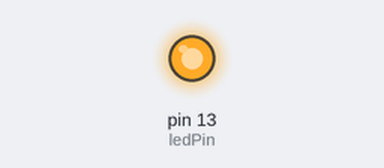
The sketch below on a simulated Arduino Uno, built with avr-gcc and run on an emulated ATmega328P. Parts: output pins drawn as LEDs (lit = HIGH).

Above: at 0.75 s.
At 69.3 s:
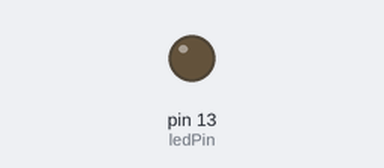
Timing chart, 0 to 81.5 s (numbered marks = the images above):
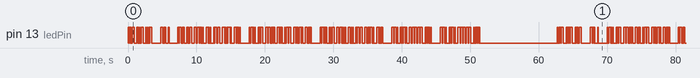

The sketch:

Baliza_v0.2.ino
```cpp
// Realizado por LU9CBL - Mat - 21/02/2017
// MENSAJE PARA BALIZA LU7DW:
// VVV de LU7DW/B LU7DW/B LU7DW/B GF05 GF05
// Cada 10 segundos

int ledPin = 13; // LED en el pin digital 13
int cte;
int cteTiempo;
int cteTiempoLargo;
int cteTiempoEspaciado;

void setup() {

  // Configura el pin 13 como salida
  pinMode(ledPin, OUTPUT);

}

void loop() {

  // Declaro la constante de tiempo
  cte = 100;

  // Llamo a la función de la licencia de la baliza
  vvvde(cte);
  lu7dw(cte);
  lu7dw(cte);
  lu7dw(cte);
  gf05(cte);
  gf05(cte);

  //ESPERA ENTRE MENSAJES (10 Segundos == 10000)
  delay(10000);

}

void vvvde(int cteTiempo){

  cteTiempoLargo = 3 * cteTiempo;
  cteTiempoEspaciado = 9 * cteTiempo;

  //V
  digitalWrite(ledPin, HIGH);   // activa el LED
  delay(cteTiempo);             // espera el tiempo de constante
  digitalWrite(ledPin, LOW);    // desactiva el LED
  delay(cteTiempo);             // espera el tiempo de constante

  digitalWrite(ledPin, HIGH);   // activa el LED
  delay(cteTiempo);             // espera el tiempo de constante
  digitalWrite(ledPin, LOW);    // desactiva el LED
  delay(cteTiempo);             // espera el tiempo de constante

  digitalWrite(ledPin, HIGH);   // activa el LED
  delay(cteTiempo);             // espera el tiempo de constante
  digitalWrite(ledPin, LOW);    // desactiva el LED
  delay(cteTiempo);             // espera el tiempo de constante

  digitalWrite(ledPin, HIGH);
  delay(cteTiempoLargo);
  digitalWrite(ledPin, LOW);
  delay(cteTiempo);

  delay(cteTiempoLargo);

  //V
  digitalWrite(ledPin, HIGH);   // activa el LED
  delay(cteTiempo);             // espera el tiempo de constante
  digitalWrite(ledPin, LOW);    // desactiva el LED
  delay(cteTiempo);             // espera el tiempo de constante

  digitalWrite(ledPin, HIGH);   // activa el LED
  delay(cteTiempo);             // espera el tiempo de constante
  digitalWrite(ledPin, LOW);    // desactiva el LED
  delay(cteTiempo);             // espera el tiempo de constante

  digitalWrite(ledPin, HIGH);   // activa el LED
  delay(cteTiempo);             // espera el tiempo de constante
  digitalWrite(ledPin, LOW);    // desactiva el LED
  delay(cteTiempo);             // espera el tiempo de constante

  digitalWrite(ledPin, HIGH);
  delay(cteTiempoLargo);
  digitalWrite(ledPin, LOW);
  delay(cteTiempo);

  delay(cteTiempoLargo);

  //V
  digitalWrite(ledPin, HIGH);   // activa el LED
  delay(cteTiempo);             // espera el tiempo de constante
  digitalWrite(ledPin, LOW);    // desactiva el LED
  delay(cteTiempo);             // espera el tiempo de constante

  digitalWrite(ledPin, HIGH);   // activa el LED
  delay(cteTiempo);             // espera el tiempo de constante
  digitalWrite(ledPin, LOW);    // desactiva el LED
  delay(cteTiempo);             // espera el tiempo de constante

  digitalWrite(ledPin, HIGH);   // activa el LED
  delay(cteTiempo);             // espera el tiempo de constante
  digitalWrite(ledPin, LOW);    // desactiva el LED
  delay(cteTiempo);             // espera el tiempo de constante

  digitalWrite(ledPin, HIGH);
  delay(cteTiempoLargo);
  digitalWrite(ledPin, LOW);
  delay(cteTiempo);

  delay(cteTiempoLargo);
  delay(cteTiempoEspaciado);

  //D

  digitalWrite(ledPin, HIGH);
  delay(cteTiempoLargo);
  digitalWrite(ledPin, LOW);
  delay(cteTiempo);

  digitalWrite(ledPin, HIGH);
  delay(cteTiempo);
  digitalWrite(ledPin, LOW);
  delay(cteTiempo);

  digitalWrite(ledPin, HIGH);
  delay(cteTiempo);
  digitalWrite(ledPin, LOW);
  delay(cteTiempo);

  delay(cteTiempoLargo);

  //E

  digitalWrite(ledPin, HIGH);
  delay(cteTiempo);
  digitalWrite(ledPin, LOW);
  delay(cteTiempo);

  delay(cteTiempoLargo);
  delay(cteTiempoEspaciado);

}

void lu7dw(int cteTiempo){

  cteTiempoLargo = 3 * cteTiempo;
  cteTiempoEspaciado = 9 * cteTiempo;

  //L
  digitalWrite(ledPin, HIGH);
  delay(cteTiempo);
  digitalWrite(ledPin, LOW);
  delay(cteTiempo);

  digitalWrite(ledPin, HIGH);
  delay(cteTiempoLargo);
  digitalWrite(ledPin, LOW);
  delay(cteTiempo);

  digitalWrite(ledPin, HIGH);
  delay(cteTiempo);
  digitalWrite(ledPin, LOW);
  delay(cteTiempo);

  digitalWrite(ledPin, HIGH);
  delay(cteTiempo);
  digitalWrite(ledPin, LOW);
  delay(cteTiempo);

  delay(cteTiempoLargo);

  //U
  digitalWrite(ledPin, HIGH);
  delay(cteTiempo);
  digitalWrite(ledPin, LOW);
  delay(cteTiempo);

  digitalWrite(ledPin, HIGH);
  delay(cteTiempo);
  digitalWrite(ledPin, LOW);
  delay(cteTiempo);

  digitalWrite(ledPin, HIGH);
  delay(cteTiempoLargo);
  digitalWrite(ledPin, LOW);
  delay(cteTiempo);

  delay(cteTiempoLargo);

  //7

  digitalWrite(ledPin, HIGH);
  delay(cteTiempoLargo);
  digitalWrite(ledPin, LOW);
  delay(cteTiempo);

  digitalWrite(ledPin, HIGH);
  delay(cteTiempoLargo);
  digitalWrite(ledPin, LOW);
  delay(cteTiempo);

  digitalWrite(ledPin, HIGH);
  delay(cteTiempo);
  digitalWrite(ledPin, LOW);
  delay(cteTiempo);

  digitalWrite(ledPin, HIGH);
  delay(cteTiempo);
  digitalWrite(ledPin, LOW);
  delay(cteTiempo);

  digitalWrite(ledPin, HIGH);
  delay(cteTiempo);
  digitalWrite(ledPin, LOW);
  delay(cteTiempo);

  delay(cteTiempoLargo);

  //D

  digitalWrite(ledPin, HIGH);
  delay(cteTiempoLargo);
  digitalWrite(ledPin, LOW);
  delay(cteTiempo);

  digitalWrite(ledPin, HIGH);
  delay(cteTiempo);
  digitalWrite(ledPin, LOW);
  delay(cteTiempo);

  digitalWrite(ledPin, HIGH);
  delay(cteTiempo);
  digitalWrite(ledPin, LOW);
  delay(cteTiempo);

  delay(cteTiempoLargo);

  //W

  digitalWrite(ledPin, HIGH);
  delay(cteTiempo);
  digitalWrite(ledPin, LOW);
  delay(cteTiempo);

  digitalWrite(ledPin, HIGH);
  delay(cteTiempoLargo);
  digitalWrite(ledPin, LOW);
  delay(cteTiempo);

  digitalWrite(ledPin, HIGH);
  delay(cteTiempoLargo);
  digitalWrite(ledPin, LOW);
  delay(cteTiempo);

  delay(cteTiempoLargo);

// "/"

  digitalWrite(ledPin, HIGH);
  delay(cteTiempoLargo);
  digitalWrite(ledPin, LOW);
  delay(cteTiempo);

  digitalWrite(ledPin, HIGH);
  delay(cteTiempo);
  digitalWrite(ledPin, LOW);
  delay(cteTiempo);

  digitalWrite(ledPin, HIGH);
  delay(cteTiempo);
  digitalWrite(ledPin, LOW);
  delay(cteTiempo);

  digitalWrite(ledPin, HIGH);
  delay(cteTiempoLargo);
  digitalWrite(ledPin, LOW);
  delay(cteTiempo);

  digitalWrite(ledPin, HIGH);
  delay(cteTiempo);
  digitalWrite(ledPin, LOW);
  delay(cteTiempo);

  delay(cteTiempoLargo);

  //B

  digitalWrite(ledPin, HIGH);
  delay(cteTiempoLargo);
  digitalWrite(ledPin, LOW);
  delay(cteTiempo);

  digitalWrite(ledPin, HIGH);
  delay(cteTiempo);
  digitalWrite(ledPin, LOW);
  delay(cteTiempo);

  digitalWrite(ledPin, HIGH);
  delay(cteTiempo);
  digitalWrite(ledPin, LOW);
  delay(cteTiempo);

  digitalWrite(ledPin, HIGH);
  delay(cteTiempo);
  digitalWrite(ledPin, LOW);
  delay(cteTiempo);

  delay(cteTiempoLargo);
  delay(cteTiempoEspaciado);

}

void gf05(int cteTiempo){

  cteTiempoLargo = 3 * cteTiempo;
  cteTiempoEspaciado = 9 * cteTiempo;

  //G
  digitalWrite(ledPin, HIGH);
  delay(cteTiempoLargo);
  digitalWrite(ledPin, LOW);
  delay(cteTiempo);

  digitalWrite(ledPin, HIGH);
  delay(cteTiempoLargo);
  digitalWrite(ledPin, LOW);
  delay(cteTiempo);

  digitalWrite(ledPin, HIGH);
  delay(cteTiempo);
  digitalWrite(ledPin, LOW);
  delay(cteTiempo);

  delay(cteTiempoLargo);

  //F
  digitalWrite(ledPin, HIGH);
  delay(cteTiempo);
  digitalWrite(ledPin, LOW);
  delay(cteTiempo);

  digitalWrite(ledPin, HIGH);
  delay(cteTiempo);
  digitalWrite(ledPin, LOW);
  delay(cteTiempo);

  digitalWrite(ledPin, HIGH);
  delay(cteTiempoLargo);
  digitalWrite(ledPin, LOW);
  delay(cteTiempo);

  digitalWrite(ledPin, HIGH);
  delay(cteTiempo);
  digitalWrite(ledPin, LOW);
  delay(cteTiempo);

  delay(cteTiempoLargo);

  //0

  digitalWrite(ledPin, HIGH);
  delay(cteTiempoLargo);
  digitalWrite(ledPin, LOW);
  delay(cteTiempo);

  digitalWrite(ledPin, HIGH);
  delay(cteTiempoLargo);
  digitalWrite(ledPin, LOW);
  delay(cteTiempo);

  digitalWrite(ledPin, HIGH);
  delay(cteTiempoLargo);
  digitalWrite(ledPin, LOW);
  delay(cteTiempo);

  digitalWrite(ledPin, HIGH);
  delay(cteTiempoLargo);
  digitalWrite(ledPin, LOW);
  delay(cteTiempo);

  digitalWrite(ledPin, HIGH);
  delay(cteTiempoLargo);
  digitalWrite(ledPin, LOW);
  delay(cteTiempo);

  delay(cteTiempoLargo);

  //5
  digitalWrite(ledPin, HIGH);
  delay(cteTiempo);
  digitalWrite(ledPin, LOW);
  delay(cteTiempo);

  digitalWrite(ledPin, HIGH);
  delay(cteTiempo);
  digitalWrite(ledPin, LOW);
  delay(cteTiempo);

  digitalWrite(ledPin, HIGH);
  delay(cteTiempo);
  digitalWrite(ledPin, LOW);
  delay(cteTiempo);

  digitalWrite(ledPin, HIGH);
  delay(cteTiempo);
  digitalWrite(ledPin, LOW);
  delay(cteTiempo);

  digitalWrite(ledPin, HIGH);
  delay(cteTiempo);
  digitalWrite(ledPin, LOW);
  delay(cteTiempo);

  delay(cteTiempoLargo);
  delay(cteTiempoEspaciado);

}
```

Measured:
- by itself, pin 13 (ledPin): moves between LOW and HIGH, repeating every 62.7 s
- by itself, everything shown: repeats every 62.7 s, in 262 steps
